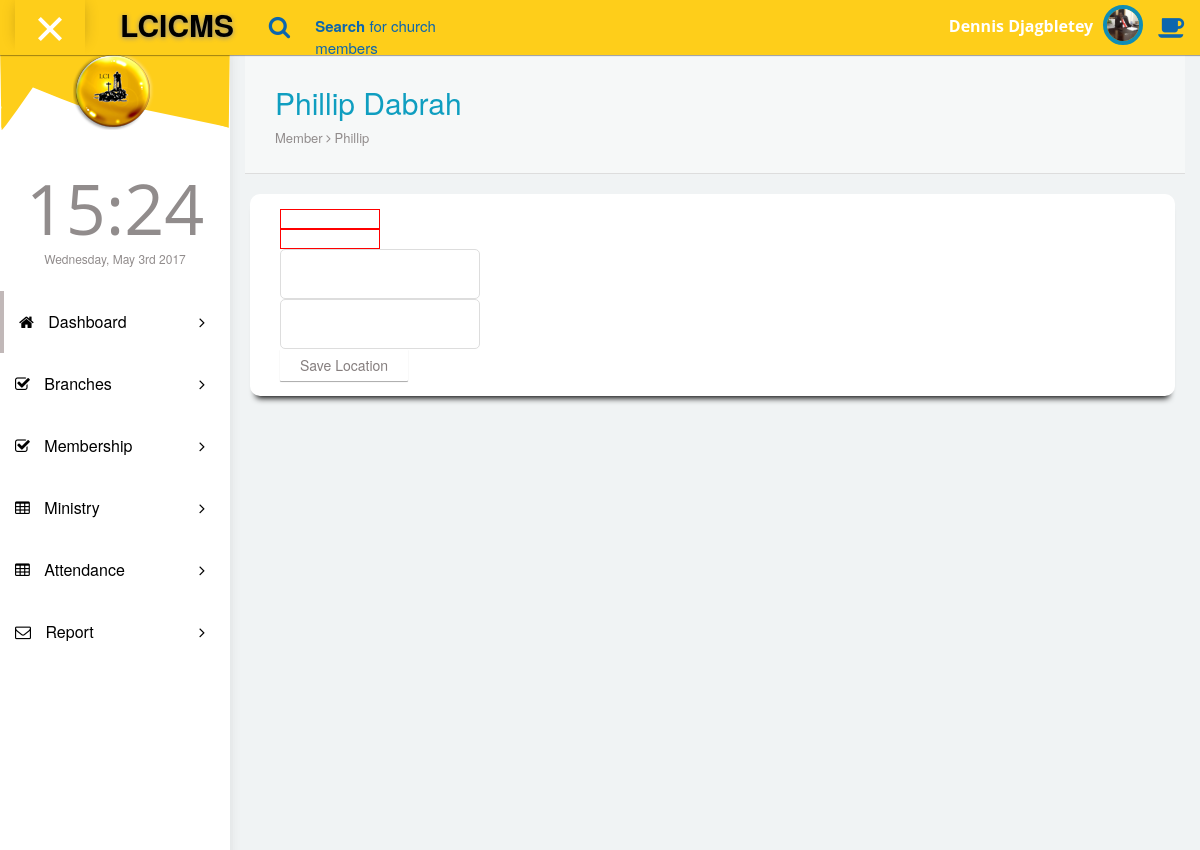
The app's page /cms/loca.php?memberid=61 (signed in) with its own data.
### tables this page shows
CREATE TABLE `accounts` (
  `accountid` int(250) NOT NULL,
  `username` varchar(250) NOT NULL,
  `password` varchar(250) NOT NULL,
  `realpass` varchar(255) NOT NULL,
  `account_type` int(255) NOT NULL,
  `memberid` int(255) NOT NULL,
  `administrator` int(255) NOT NULL,
  `ministry_head` int(255) NOT NULL,
  `shepherd` int(255) NOT NULL,
  `data_entry` int(255) NOT NULL,
  `follow_up` int(255) NOT NULL,
  `account` int(255) NOT NULL,
  `information` int(255) NOT NULL,
  `date` varchar(250) NOT NULL
);

CREATE TABLE `member` (
  `memberid` int(250) NOT NULL,
  `salutation` varchar(50) NOT NULL,
  `firstname` varchar(250) NOT NULL,
  `lastname` varchar(250) NOT NULL,
  `dob` varchar(255) NOT NULL,
  `gender` varchar(50) NOT NULL,
  `maritalstatus` varchar(250) NOT NULL,
  `occupation` varchar(250) NOT NULL,
  `nationality` varchar(250) NOT NULL,
  `residence` varchar(255) NOT NULL,
  `post_address` varchar(255) NOT NULL,
  `directiontohse` text NOT NULL,
  `mobile1` varchar(250) NOT NULL,
  `mobile2` varchar(255) NOT NULL,
  `email` varchar(250) NOT NULL,
  `branch_id` int(250) NOT NULL,
  `cp` int(250) NOT NULL,
  `cp_rel` varchar(255) NOT NULL,
  `cp_mobile` varchar(255) NOT NULL,
  `date` timestamp(6) NOT NULL DEFAULT CURRENT_TIMESTAMP(6) ON UPDATE CURRENT_TIMESTAMP(6),
  `picture` text NOT NULL,
  `lng` double NOT NULL,
  `lat` double NOT NULL,
  `bday` varchar(255) NOT NULL,
  `yearjoin` varchar(50) NOT NULL
);

### cms/database/database.php (called while the page is built, shortened)
<?php
class Database_conn {
    private $host = "localhost";
    private $user = "lcinavro_user";
    private $password = "lcinavro1234";
    private $database = "lcinavro_cms";
    function connectDB() {
        $conn = mysqli_connect($this->host, $this->user, $this->password, $this->database);
        return $conn;
    }
}
?>

### cms/loca.php (the view, shortened to what this page needs)
<!DOCTYPE html>
<html lang="en">
<head>
  <?php
			  include('database/database.php');
include('loadmenu.php');
  ?>
  <link rel="stylesheet" type="text/css" href="asset/css/bootstrap.min.css">
  <link rel="stylesheet" type="text/css" href="asset/css/plugins/font-awesome.min.css"/>
  <link rel="stylesheet" type="text/css" href="asset/css/plugins/datatables.bootstrap.min.css"/>
  <link rel="stylesheet" type="text/css" href="asset/css/plugins/animate.min.css"/>
  <link href="asset/css/style.css" rel="stylesheet">
</head>
<body id="LCICMS" class="dashboard">
<?php
										$tablequeryhead="SELECT * FROM member INNER JOIN accounts ON accounts.memberid=member.memberid WHERE accounts.accountid='".$_SESSION['accountid']."'";
										$tableresulthead = mysqli_query($process->connectDB(),$tablequeryhead);
										$tablerowshead=mysqli_fetch_assoc($tableresulthead);
										  ?>
        <nav class="navbar navbar-default header navbar-fixed-top">
          <div class="col-md-12 nav-wrapper">
            <div class="navbar-header" style="width:100%;">
              <div class="opener-left-menu is-open">
                <span class="bottom"></span>
              </div>
                <a href="index.php" class="navbar-brand">
                 <b>LCICMS</b>
                </a>
              <ul class="nav navbar-nav search-nav">
                <li>
                   <div class="search">
                    <span class="fa fa-search icon-search" style="font-size:23px;"></span>
                    <div class="form-group form-animate-text">
                      <input type="text" class="form-text" required>
                      <label class="label-search"><b>Search</b> for church members </label>
                    </div>
                  </div>
                </li>
              </ul>
              <ul class="nav navbar-nav navbar-right user-nav">
                <li class="user-name"><span><?php echo $tablerowshead['firstname'].' '.$tablerowshead['lastname']; ?></span></li>
                  <li class="dropdown avatar-dropdown">
                   <img src="<?php echo $tablerowshead['picture']; ?>" class="img-circle avatar" alt="user name" data-toggle="dropdown" aria-haspopup="true" aria-expanded="true"/>
                </li>
                <li ><a href="#" class="opener-right-menu"><span class="fa fa-coffee"></span></a></li>
              </ul>
            </div>
          </div>
        </nav>
      <div class="container-fluid LCICMS-wrapper">
            <div id="left-menu">
             <?php echo left_menu();  ?>
			</div>
            <div id="content">
               <div class="panel box-shadow-none content-header">
                  <div class="panel-body">
                    <div class="col-md-12">
					<?php
					$tablequeryheads="SELECT * FROM member WHERE memberid='".$_GET['memberid']."'";
										$tableresultheads = mysqli_query($process->connectDB(),$tablequeryheads);
										$tablerowsheads=mysqli_fetch_assoc($tableresultheads);
					?>
                        <h2 class="animated fadeInLeft" style="color:#0f9ec0;"><?php  echo $tablerowsheads['firstname'].' '.$tablerowsheads['lastname'];  ?></h2>
                        <p class="animated fadeInDown">
                          Member <span class="fa-angle-right fa"></span> <?php  echo $tablerowsheads['firstname'];  ?>
                        </p>
                    </div>
                  </div>
              </div>
              <div class="top-20 padding-0">
			  <div class="row" style=" margin-top:10px; margin-right:10px; padding-left: 20px; " id="DontPrint">
                           <div class="col-md-12" >
                  <div class="row panel" style="border-radius:10px; -webkit-box-shadow: 0 8px 6px -6px black;
	   -moz-box-shadow: 0 8px 6px -6px black;
	        box-shadow: 0 8px 6px -6px black;">
                    <div class=" panel-body" >
					 <div class="col-md-2">
					 <form method="post" action="<?php echo $_SERVER['PHP_SELF'];?>" >
						  <div id="long" style="border:solid 1px red; height:20px; width:100px;"></div>
							<div id="lat" style="border:solid 1px red; height:20px; width:100px;"></div>
						  <input type="text" name="lat" id="lat" />
                            <input type="text" name="lng" id="lng" />
						  <input type="submit" name="locate" class="btn btn-default" style="display:;" value="Save Location" />
						  </form>
					  </div>
                     <div class="col-md-9" id="map">
                            </div>
							</div>
					  </div>
					  </div>
					  </div>
              </div>
            </div>
      </div>
      <div id="LCICMS-mobile" class="reverse">
        <div class="LCICMS-mobile-menu-list">
            <div class="col-md-12 sub-LCICMS-mobile-menu-list animated fadeInLeft">
                <ul class="nav nav-list">
                    <li class="active ripple">
                      <a class="tree-toggle nav-header">
                      </a>
                    </li>
                    <li class="ripple">
                      <a class="tree-toggle nav-header">
                      </a>
                    </li>
                    <li class="ripple">
                      <a class="tree-toggle nav-header">
                      </a>
                    </li>
                    <li class="ripple">
                      <a class="tree-toggle nav-header">
                      </a>
                    </li>
                    <li class="ripple">
                      <a class="tree-toggle nav-header">
                      </a>
                    </li>
                    <li class="ripple">
                      <a class="tree-toggle nav-header">
                      </a>
                    </li>
                    <li class="ripple">
                      <a href="calendar.html">
                      </a>
                    </li>
                    <li class="ripple">
                      <a class="tree-toggle nav-header">
                      </a>
                    </li>
                    <li class="ripple">
                      <a class="tree-toggle nav-header">
                      </a>
                    </li>
                     <li class="ripple"><a class="tree-toggle nav-header"><span class="fa "></span> MultiLevel  <span class="fa-angle-right fa right-arrow text-right"></span> </a>
                    </li>
                    <li><a href="credits.html">Credits</a></li>
                  </ul>
            </div>
        </div>
      </div>
</body>
</html>

### records on screen
accounts: memberid.firstname "Dennis", memberid.lastname "Djagbletey", memberid.picture (picture)
member: firstname "Phillip", lastname "Dabrah"
